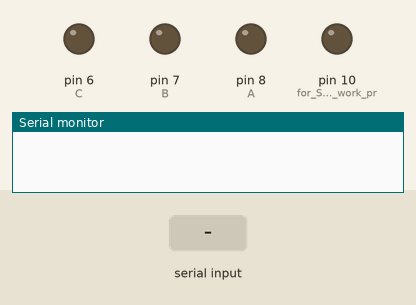
Recording of a sketch running on a simulated Arduino Uno, built with avr-gcc and run on an emulated ATmega328P. Parts: output pins drawn as LEDs (lit = HIGH), the last lines printed to the serial monitor. Inputs (shaded band) come from the test bench.

Above: at 1.2 s.
1.3 s: "C" received over Serial
At 2.5 s:
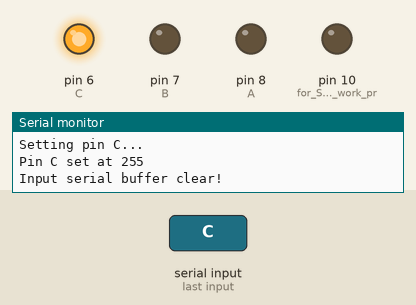
2.8 s: "A" received over Serial
4.3 s: "B" received over Serial
Timing chart, 0 to 7.3 s (numbered marks = the images above; inputs shaded):
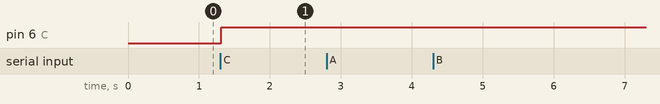

Measured:
- after the input at 1.3 s, pin 6 (C): LOW → HIGH at once

The sketch:

PORTs.ino
```cpp
// USE IN CONJUNCTION WITH ctrl-pan_SD2.py

byte incomingByte = 0;   // for incoming serial data
byte arg=0; // byte for arguments, if any
byte ana[12]; // array of bytes for sending analog port data
int A=8; // pin for OUTPUT
int B=7; // pin for OUTPUT
int C=6; // pin for PWM

void setup() {
        Serial.begin(9600);
        pinMode(A, OUTPUT);
        pinMode(B, OUTPUT);
        pinMode(C, OUTPUT);
  // make sure that the default chip select pin is set to
  // output, even if you don't use it:
    pinMode(10, OUTPUT); // for SD library to work properly
    digitalWrite(10,LOW);
        digitalWrite(A,LOW);
        digitalWrite(B,LOW);
        digitalWrite(C,LOW);
}

void setAB(byte inByte) {
  if (isDigit(inByte)){
                inByte&=B001111;
                Serial.println("Setting pins A and B...");
                if (inByte&1==1){
                  digitalWrite(A,HIGH);
                  Serial.println("pin A is HIGH");}
                else{
                  digitalWrite(A,LOW);
                  Serial.println("pin A is LOW");}
                if (((inByte&2)>>1)==1){
                  digitalWrite(B,HIGH);
                  Serial.println("pin B is HIGH");}
                else{
                  digitalWrite(B,LOW);
                  Serial.println("pin B is LOW");}
  } else {
    Serial.print("Invalid argument");
  }
}
void setC(byte pwmval) {
  Serial.println("Setting pin C...");
  analogWrite(C,pwmval);
  Serial.print("Pin C set at ");
  Serial.println(pwmval,DEC);
}
void readA0() {
                 Serial.print(millis());
                 Serial.print("\t");
                 Serial.print("msec -> VALUE (10 bits)=\t");
                 Serial.println(analogRead(0));
}

void leggi_tutti() {
  //inizializzo la variabile per la selezione del
  //primo canale analogico
  int in_ana = 0;
  //eseguo un ciclo for per acquisire ciclicamente tutti i
  //canali analogici da A0 a A5
  for(int Ciclo = 0; Ciclo <12; Ciclo += 2) {
    //leggo il canale analogico
    int valAn = analogRead(in_ana);
    //il valore intero viene diviso in due byte e caricato
    //nell'array dichiarato precedentemente
    ana[Ciclo] = highByte(valAn);
    ana[Ciclo + 1] = lowByte(valAn);
    //piccolo delay tra una acquisizione e l'altra
    delay(1);
    //incremento il canale di acquisizione
    in_ana++;
  }
  //dopo 6 cicli spedisco tutti e 12 i byte al pc
  Serial.write(ana,12);
}

void loop() {
  // process data only when receive data:
  if (Serial.available() > 0) {
    // read the incoming byte:
    incomingByte = Serial.read();
    // say what you got:
    Serial.print("I received: ");
    Serial.println(incomingByte, BIN);
    delay(10);
    switch(incomingByte) {
      case 'A': // switch pins A and B:
        arg = Serial.read(); //2-bit pattern to set
        Serial.print("Argument (pattern): ");
        Serial.println(arg, BIN);
        setAB(arg);
        break;
      case 'B':
        readA0();
        break;
      case 'C':
        arg = Serial.read(); //PWM value to set
        Serial.print("Argument (PWM): ");
        Serial.println(arg, DEC);
        setC(arg);
        break;
      case 'D':
        Serial.print("PORTD: ");
        Serial.println(PORTD,BIN);
        Serial.print("DDRD: ");
        Serial.println(DDRD, BIN);
        Serial.print("PIND: ");
        Serial.println(PIND, BIN);
        break;
      case 'F':
        leggi_tutti();
        Serial.println();
        Serial.println("Array (HI-LO-HI-LO..) sent.");
        break;
      default:
        Serial.println("Input is not a valid command");
    }
    // if finished, say goodbye
    if (Serial.available()==0) {
      Serial.println("Input serial buffer clear!");}
  }
  arg=0;
}
```
